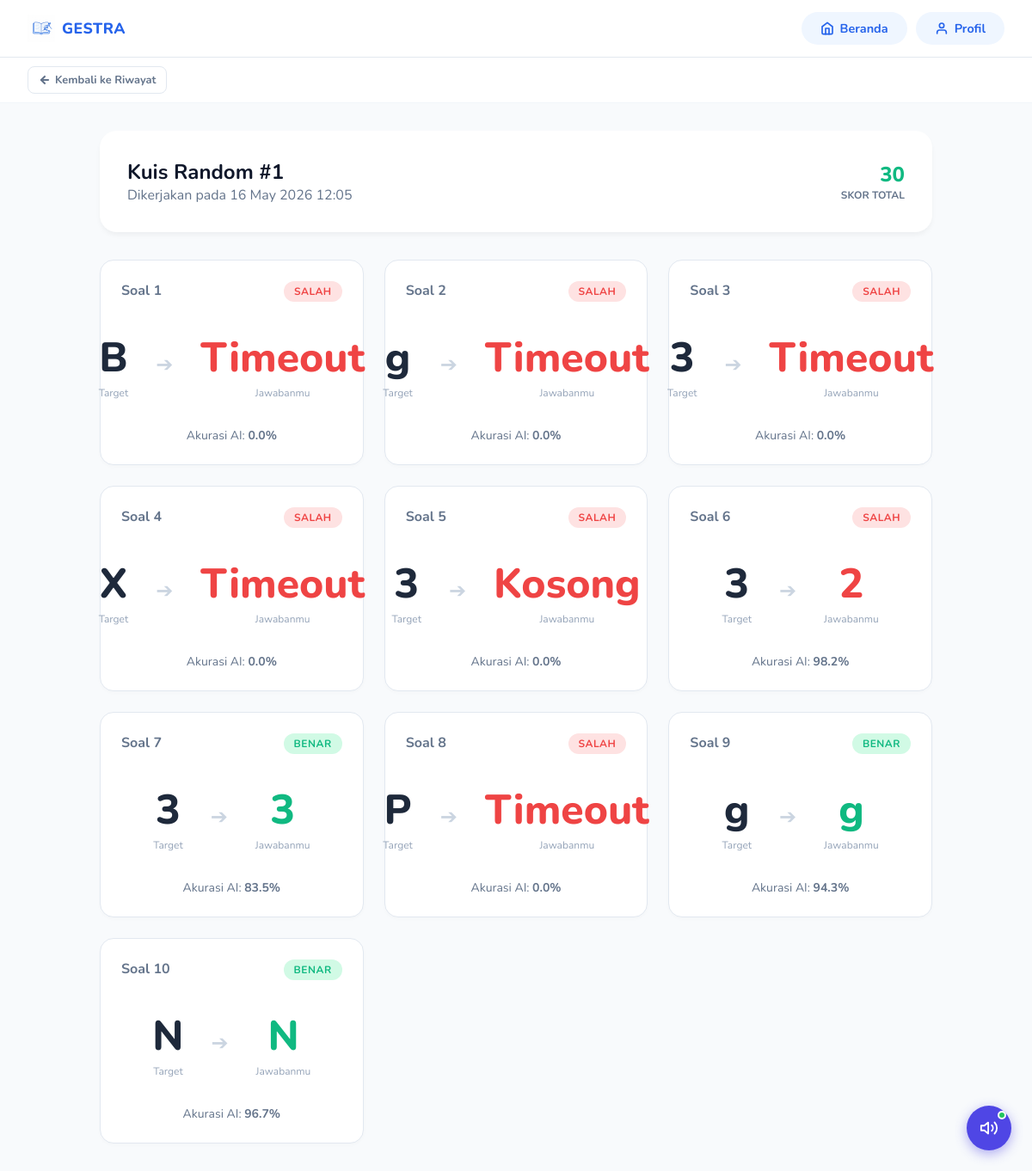
The app's page /murid/quiz/detail/1 (signed in) with its own data.
### app/models/quiz.py (models this page shows)
class QuizSession(Base):
    __tablename__ = "quiz_sessions"
    id = Column(Integer, primary_key=True, index=True)
    siswa_id = Column(Integer, ForeignKey("users.id"), index=True)
    mode = Column(String, default="random")  # "random", "timer"
    total_soal = Column(Integer, default=10)
    benar_count = Column(Integer, default=0)
    salah_count = Column(Integer, default=0)
    skor_akhir = Column(Integer, default=0)
    waktu_mulai = Column(DateTime, default=datetime.utcnow)
    waktu_selesai = Column(DateTime, nullable=True)
    durasi_detik = Column(Integer, default=0)
    status = Column(String, default="ongoing")  # "ongoing", "finished"
    siswa = relationship("User")
    details = relationship("QuizDetail", back_populates="session", cascade="all, delete-orphan")

class QuizDetail(Base):
    __tablename__ = "quiz_details"
    id = Column(Integer, primary_key=True, index=True)
    session_id = Column(Integer, ForeignKey("quiz_sessions.id"), index=True)
    nomor_soal = Column(Integer)
    target_char = Column(String)
    prediction = Column(String, nullable=True)
    confidence = Column(Float, default=0.0)
    is_correct = Column(Boolean, default=False)
    waktu_jawab = Column(DateTime, default=datetime.utcnow)
    session = relationship("QuizSession", back_populates="details")

### app/routes/kuis.py (the view)
@router.get("/quiz/detail/{session_id}", response_class=HTMLResponse)
async def quiz_detail(request: Request, session_id: int, db: Session = Depends(get_db)):
    user = get_current_user(request, db)
    if not user:
        return RedirectResponse(url="/login")
    session = db.query(QuizSession).filter(QuizSession.id == session_id).first()
    if not session:
        return RedirectResponse(url="/murid/riwayat-nilai")
    return templates.TemplateResponse(
        request=request,
        name="murid/quiz-detail.html",
        context={
            "user": user,
            "session": session
        }
    )

### app/templates/murid/quiz-detail.html (shortened to what this page needs)
{% extends "layout.html" %}
{% block content %}
<div class="top-toolbar">
    <a href="/murid/riwayat-nilai" class="reusable-back-btn">
        <svg viewBox="0 0 24 24" fill="none" stroke="currentColor" stroke-linecap="round" stroke-linejoin="round">
            <line x1="19" y1="12" x2="5" y2="12"></line>
            <polyline points="12 19 5 12 12 5"></polyline>
        </svg>
        Kembali ke Riwayat
    </a>
</div>
<div class="detail-container">
    <div class="header-card">
        <div>
            <h1 style="margin:0; font-size:1.5rem;">Kuis Random #{{ session.id }}</h1>
            <p style="margin:0; color:#64748b;">Dikerjakan pada {{ session.waktu_selesai.strftime('%d %b %Y %H:%M') if session.waktu_selesai else 'Belum Selesai' }}</p>
        </div>
        <div style="text-align: right;">
            <div style="font-size: 1.5rem; font-weight: 800; color: #10b981;">{{ session.skor_akhir }}</div>
            <div style="font-size: 0.75rem; font-weight: 700; color: #64748b;">SKOR TOTAL</div>
        </div>
    </div>
    <div class="grid-details">
        {% for detail in session.details %}
        <div class="question-card">
            <div class="q-header">
                <span>Soal {{ detail.nomor_soal }}</span>
                <span class="status-badge {{ 'status-correct' if detail.is_correct else 'status-wrong' }}">
                    {{ 'Benar' if detail.is_correct else 'Salah' }}
                </span>
            </div>
            <div class="q-body">
                <div class="char-box">
                    <div class="char-val">{{ detail.target_char }}</div>
                    <div class="char-label">Target</div>
                </div>
                <div style="font-size: 1.5rem; color: #cbd5e1;">➔</div>
                <div class="char-box">
                    <div class="char-val" style="color: {{ '#10b981' if detail.is_correct else '#ef4444' }};">{{ detail.prediction }}</div>
                    <div class="char-label">Jawabanmu</div>
                </div>
            </div>
            <div style="margin-top: 1rem; font-size: 0.875rem; color: #64748b; text-align: center;">
                Akurasi AI: <strong>{{ detail.confidence|round(1) }}%</strong>
            </div>
        </div>
        {% endfor %}
    </div>
</div>
{% endblock %}

### app/static/css/global.css (style rules this page uses)
:root { --blue-50: #EFF6FF; --blue-100: #DBEAFE; --blue-200: #BFDBFE; --blue-300: #93C5FD; --blue-400: #60A5FA; --blue-500: #3B82F6; --blue-600: #2563EB; --blue-700: #1D4ED8; --blue-800: #1E40AF; --gray-50: #F8FAFC; --gray-100: #F1F5F9; --gray-200: #E2E8F0; --gray-300: #CBD5E1; --gray-400: #94A3B8; --gray-500: #64748B; --gray-700: #334155; --gray-900: #0F172A; --white: #FFFFFF; --radius-sm: 8px; --radius-md: 14px; --radius-lg: 20px; --radius-xl: 28px; --shadow-sm: 0 1px 3px rgba(0, 0, 0, .08), 0 1px 2px rgba(0, 0, 0, .06); --shadow-md: 0 4px 16px rgba(37, 99, 235, .10); --shadow-lg: 0 8px 32px rgba(37, 99, 235, .14); --transition: all .22s ease; --font: 'Nunito', sans-serif; }
*, *::before, *::after { box-sizing: border-box; margin: 0; padding: 0; }
html { scroll-behavior: smooth; }
body { font-family: var(--font); background-color: var(--gray-50); color: var(--gray-900); min-height: 100vh; -webkit-font-smoothing: antialiased; }
a { text-decoration: none; color: inherit; }
.reusable-back-btn { display: inline-flex; align-items: center; gap: 5px; padding: 6px 12px; background: transparent; border: 1px solid var(--gray-200); border-radius: 8px; color: var(--gray-500); font-weight: 700; font-size: 0.8rem; text-decoration: none; transition: var(--transition); width: fit-content; }
.reusable-back-btn svg { width: 14px; height: 14px; stroke-width: 3.5; }
.top-toolbar { background: var(--white); border-bottom: 1px solid var(--gray-100); padding: 10px 32px; display: flex; align-items: center; justify-content: flex-start; margin-bottom: 24px; }
.status-badge { padding: 5px 14px; border-radius: 50px; font-size: 0.72rem; font-weight: 800; text-transform: uppercase; letter-spacing: 0.5px; }

### app/templates/murid/quiz-detail.html (style rules this page uses)
.detail-container { max-width: 1000px; margin: 2rem auto; padding: 0 1rem; }
.header-card { background: white; padding: 2rem; border-radius: 20px; margin-bottom: 2rem; display: flex; justify-content: space-between; align-items: center; box-shadow: 0 4px 6px -1px rgba(0, 0, 0, 0.05); }
.grid-details { display: grid; grid-template-columns: repeat(auto-fill, minmax(300px, 1fr)); gap: 1.5rem; }
.question-card { background: white; padding: 1.5rem; border-radius: 16px; border: 1px solid #e2e8f0; box-shadow: 0 2px 4px rgba(0,0,0,0.02); }
.q-header { display: flex; justify-content: space-between; margin-bottom: 1rem; font-weight: 700; color: #64748b; }
.q-body { display: flex; align-items: center; gap: 2rem; justify-content: center; padding: 1rem 0; }
.char-box { text-align: center; }
.char-val { font-size: 3rem; font-weight: 800; color: #1e293b; }
.char-label { font-size: 0.75rem; color: #94a3b8; }
.status-badge { padding: 0.25rem 0.75rem; border-radius: 999px; font-size: 0.75rem; font-weight: 700; }
.status-correct { background: #d1fae5; color: #10b981; }
.status-wrong { background: #fee2e2; color: #ef4444; }

### records on screen
QuizSession: id "1", waktu_selesai "16 May 2026 12:05", skor_akhir "30"
QuizDetail: nomor_soal "1", is_correct "SALAH", target_char "B", prediction "Timeout", confidence "0.0"
QuizDetail: nomor_soal "2", is_correct "SALAH", target_char "g", prediction "Timeout", confidence "0.0"
QuizDetail: nomor_soal "3", is_correct "SALAH", target_char "3", prediction "Timeout", confidence "0.0"
QuizDetail: nomor_soal "4", is_correct "SALAH", target_char "X", prediction "Timeout", confidence "0.0"
QuizDetail: nomor_soal "5", is_correct "SALAH", target_char "3", prediction "Kosong", confidence "0.0"
QuizDetail: nomor_soal "6", is_correct "SALAH", target_char "3", prediction "2", confidence "98.2"
QuizDetail: nomor_soal "7", is_correct "BENAR", target_char "3", prediction "3", confidence "83.5"
QuizDetail: nomor_soal "8", is_correct "SALAH", target_char "P", prediction "Timeout", confidence "0.0"
QuizDetail: nomor_soal "9", is_correct "BENAR", target_char "g", prediction "g", confidence "94.3"
QuizDetail: nomor_soal "10", is_correct "BENAR", target_char "N", prediction "N", confidence "96.7"
